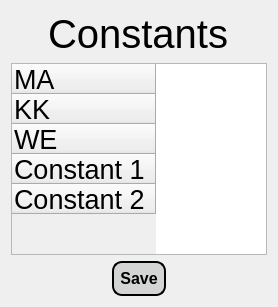
            <widget class="QWidget" name="constants_page">
             <layout class="QVBoxLayout" name="verticalLayout_36">
              <item alignment="Qt::AlignHCenter">
               <widget class="QLabel" name="label_49">
                <property name="maximumSize">
                 <size>
                  <width>16777215</width>
                  <height>50</height>
                 </size>
                </property>
                <property name="font">
                 <font>
                  <pointsize>30</pointsize>
                 </font>
                </property>
                <property name="text">
                 <string>Constants</string>
                </property>
               </widget>
              </item>
              <item>
               <widget class="QTableWidget" name="constantTable">
                <row>
                 <property name="text">
                  <string>MA</string>
                 </property>
                 <property name="font">
                  <font>
                   <pointsize>20</pointsize>
                  </font>
                 </property>
                </row>
                <row>
                 <property name="text">
                  <string>KK</string>
                 </property>
                 <property name="font">
                  <font>
                   <pointsize>20</pointsize>
                  </font>
                 </property>
                </row>
                <row>
                 <property name="text">
                  <string>WE</string>
                 </property>
                 <property name="font">
                  <font>
                   <pointsize>20</pointsize>
                  </font>
                 </property>
                </row>
                <row>
                 <property name="text">
                  <string>Constant 1</string>
                 </property>
                 <property name="font">
                  <font>
                   <pointsize>20</pointsize>
                  </font>
                 </property>
                </row>
                <row>
                 <property name="text">
                  <string>Constant 2</string>
                 </property>
                 <property name="font">
                  <font>
                   <pointsize>20</pointsize>
                  </font>
                 </property>
                </row>
               </widget>
              </item>
              <item>
               <layout class="QHBoxLayout" name="horizontalLayout_40">
                <item>
                 <spacer name="horizontalSpacer_25">
                  <property name="orientation">
                   <enum>Qt::Horizontal</enum>
                  </property>
                  <property name="sizeHint" stdset="0">
                   <size>
                    <width>40</width>
                    <height>20</height>
                   </size>
                  </property>
                 </spacer>
                </item>
                <item>
                 <widget class="QPushButton" name="pushButton_17">
                  <property name="styleSheet">
                   <string notr="true">QPushButton{
background-color: rgb(211, 213, 213);
color:black;
border-style:outset;
border-width:2px;
border-radius:10px;
border-color: black;
font:bold 16px;
padding: 6;
}

QPushButton:hover{
background-color: rgb(83, 82, 82);
color: white;
}

QPushButton:pressed{
background-color: white;
}
</string>
                  </property>
                  <property name="text">
                   <string>Save</string>
                  </property>
                 </widget>
                </item>
                <item>
                 <spacer name="horizontalSpacer_26">
                  <property name="orientation">
                   <enum>Qt::Horizontal</enum>
                  </property>
                  <property name="sizeHint" stdset="0">
                   <size>
                    <width>40</width>
                    <height>20</height>
                   </size>
                  </property>
                 </spacer>
                </item>
               </layout>
              </item>
             </layout>
            </widget>
